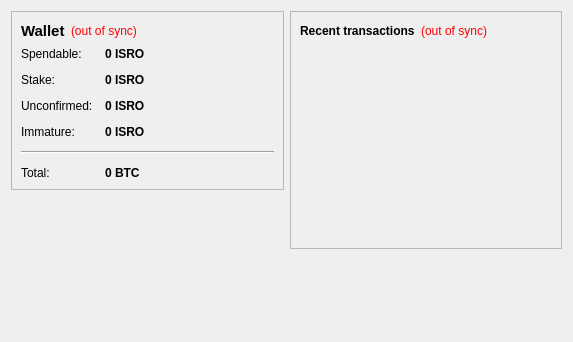
<?xml version="1.0" encoding="UTF-8"?>
<ui version="4.0">
 <class>OverviewPage</class>
 <widget class="QWidget" name="OverviewPage">
  <property name="geometry">
   <rect>
    <x>0</x>
    <y>0</y>
    <width>573</width>
    <height>342</height>
   </rect>
  </property>
  <property name="windowTitle">
   <string>Form</string>
  </property>
  <layout class="QHBoxLayout" name="horizontalLayout" stretch="1,1">
   <item>
    <layout class="QVBoxLayout" name="verticalLayout_2">
     <item>
      <widget class="QFrame" name="frame">
       <property name="frameShape">
        <enum>QFrame::StyledPanel</enum>
       </property>
       <property name="frameShadow">
        <enum>QFrame::Raised</enum>
       </property>
       <layout class="QVBoxLayout" name="verticalLayout_4">
        <item>
         <layout class="QHBoxLayout" name="horizontalLayout_4">
          <item>
           <widget class="QLabel" name="label_5">
            <property name="font">
             <font>
              <pointsize>11</pointsize>
              <weight>75</weight>
              <bold>true</bold>
             </font>
            </property>
            <property name="text">
             <string>Wallet</string>
            </property>
           </widget>
          </item>
          <item>
           <widget class="QLabel" name="labelWalletStatus">
            <property name="toolTip">
             <string>The displayed information may be out of date. Your wallet automatically synchronizes with the Isroil network after a connection is established, but this process has not completed yet.</string>
            </property>
            <property name="styleSheet">
             <string notr="true">QLabel { color: red; }</string>
            </property>
            <property name="text">
             <string notr="true">(out of sync)</string>
            </property>
            <property name="alignment">
             <set>Qt::AlignLeading|Qt::AlignLeft|Qt::AlignVCenter</set>
            </property>
           </widget>
          </item>
          <item>
           <spacer name="horizontalSpacer_2">
            <property name="orientation">
             <enum>Qt::Horizontal</enum>
            </property>
            <property name="sizeHint" stdset="0">
             <size>
              <width>40</width>
              <height>20</height>
             </size>
            </property>
           </spacer>
          </item>
         </layout>
        </item>
        <item>
         <layout class="QFormLayout" name="formLayout_2">
          <property name="fieldGrowthPolicy">
           <enum>QFormLayout::AllNonFixedFieldsGrow</enum>
          </property>
          <property name="horizontalSpacing">
           <number>12</number>
          </property>
          <property name="verticalSpacing">
           <number>12</number>
          </property>
          <item row="0" column="0">
           <widget class="QLabel" name="label">
            <property name="text">
             <string>Spendable:</string>
            </property>
           </widget>
          </item>
          <item row="0" column="1">
           <widget class="QLabel" name="labelBalance">
            <property name="font">
             <font>
              <weight>75</weight>
              <bold>true</bold>
             </font>
            </property>
            <property name="cursor">
             <cursorShape>IBeamCursor</cursorShape>
            </property>
            <property name="toolTip">
             <string>Your current spendable balance</string>
            </property>
            <property name="text">
             <string notr="true">0 ISRO</string>
            </property>
            <property name="textInteractionFlags">
             <set>Qt::LinksAccessibleByMouse|Qt::TextSelectableByKeyboard|Qt::TextSelectableByMouse</set>
            </property>
           </widget>
          </item>
          <item row="1" column="0">
           <widget class="QLabel" name="label_6">
            <property name="text">
             <string>Stake:</string>
            </property>
           </widget>
          </item>
          <item row="1" column="1">
           <widget class="QLabel" name="labelStake">
            <property name="font">
             <font>
              <weight>75</weight>
              <bold>true</bold>
             </font>
            </property>
            <property name="cursor">
             <cursorShape>IBeamCursor</cursorShape>
            </property>
            <property name="toolTip">
             <string>Total of coins that was staked, and do not yet count toward the current balance</string>
            </property>
            <property name="text">
             <string notr="true">0 ISRO</string>
            </property>
            <property name="textInteractionFlags">
             <set>Qt::LinksAccessibleByMouse|Qt::TextSelectableByKeyboard|Qt::TextSelectableByMouse</set>
            </property>
           </widget>
          </item>
          <item row="2" column="0">
           <widget class="QLabel" name="label_3">
            <property name="text">
             <string>Unconfirmed:</string>
            </property>
           </widget>
          </item>
          <item row="2" column="1">
           <widget class="QLabel" name="labelUnconfirmed">
            <property name="font">
             <font>
              <weight>75</weight>
              <bold>true</bold>
             </font>
            </property>
            <property name="cursor">
             <cursorShape>IBeamCursor</cursorShape>
            </property>
            <property name="toolTip">
             <string>Total of transactions that have yet to be confirmed, and do not yet count toward the current balance</string>
            </property>
            <property name="text">
             <string notr="true">0 ISRO</string>
            </property>
            <property name="textInteractionFlags">
             <set>Qt::LinksAccessibleByMouse|Qt::TextSelectableByKeyboard|Qt::TextSelectableByMouse</set>
            </property>
           </widget>
          </item>
          <item row="3" column="0">
           <widget class="QLabel" name="labelImmatureText">
            <property name="text">
             <string>Immature:</string>
            </property>
           </widget>
          </item>
          <item row="3" column="1">
           <widget class="QLabel" name="labelImmature">
            <property name="font">
             <font>
              <weight>75</weight>
              <bold>true</bold>
             </font>
            </property>
            <property name="toolTip">
             <string>Mined balance that has not yet matured</string>
            </property>
            <property name="text">
             <string notr="true">0 ISRO</string>
            </property>
            <property name="textInteractionFlags">
             <set>Qt::LinksAccessibleByMouse|Qt::TextSelectableByKeyboard|Qt::TextSelectableByMouse</set>
            </property>
           </widget>
          </item>
          <item row="4" column="0" colspan="2">
           <widget class="Line" name="line">
            <property name="orientation">
             <enum>Qt::Horizontal</enum>
            </property>
           </widget>
          </item>
          <item row="5" column="0">
           <widget class="QLabel" name="labelTotalText">
            <property name="text">
             <string>Total:</string>
            </property>
           </widget>
          </item>
          <item row="5" column="1">
           <widget class="QLabel" name="labelTotal">
            <property name="font">
             <font>
              <weight>75</weight>
              <bold>true</bold>
             </font>
            </property>
            <property name="cursor">
             <cursorShape>IBeamCursor</cursorShape>
            </property>
            <property name="toolTip">
             <string>Your current total balance</string>
            </property>
            <property name="text">
             <string notr="true">0 BTC</string>
            </property>
            <property name="textInteractionFlags">
             <set>Qt::LinksAccessibleByMouse|Qt::TextSelectableByKeyboard|Qt::TextSelectableByMouse</set>
            </property>
           </widget>
          </item>
         </layout>
        </item>
       </layout>
      </widget>
     </item>
     <item>
      <spacer name="verticalSpacer">
       <property name="orientation">
        <enum>Qt::Vertical</enum>
       </property>
       <property name="sizeHint" stdset="0">
        <size>
         <width>20</width>
         <height>40</height>
        </size>
       </property>
      </spacer>
     </item>
    </layout>
   </item>
   <item>
    <layout class="QVBoxLayout" name="verticalLayout_3">
     <item>
      <widget class="QFrame" name="frame_2">
       <property name="frameShape">
        <enum>QFrame::StyledPanel</enum>
       </property>
       <property name="frameShadow">
        <enum>QFrame::Raised</enum>
       </property>
       <layout class="QVBoxLayout" name="verticalLayout">
        <item>
         <layout class="QHBoxLayout" name="horizontalLayout_2">
          <item>
           <widget class="QLabel" name="label_4">
            <property name="text">
             <string>&lt;b&gt;Recent transactions&lt;/b&gt;</string>
            </property>
           </widget>
          </item>
          <item>
           <widget class="QLabel" name="labelTransactionsStatus">
            <property name="toolTip">
             <string>The displayed information may be out of date. Your wallet automatically synchronizes with the Isroil network after a connection is established, but this process has not completed yet.</string>
            </property>
            <property name="styleSheet">
             <string notr="true">QLabel { color: red; }</string>
            </property>
            <property name="text">
             <string notr="true">(out of sync)</string>
            </property>
            <property name="alignment">
             <set>Qt::AlignRight|Qt::AlignTrailing|Qt::AlignVCenter</set>
            </property>
           </widget>
          </item>
          <item>
           <spacer name="horizontalSpacer">
            <property name="orientation">
             <enum>Qt::Horizontal</enum>
            </property>
            <property name="sizeHint" stdset="0">
             <size>
              <width>40</width>
              <height>20</height>
             </size>
            </property>
           </spacer>
          </item>
         </layout>
        </item>
        <item>
         <widget class="QListView" name="listTransactions">
          <property name="styleSheet">
           <string notr="true">QListView { background: transparent; }</string>
          </property>
          <property name="frameShape">
           <enum>QFrame::NoFrame</enum>
          </property>
          <property name="verticalScrollBarPolicy">
           <enum>Qt::ScrollBarAlwaysOff</enum>
          </property>
          <property name="horizontalScrollBarPolicy">
           <enum>Qt::ScrollBarAlwaysOff</enum>
          </property>
          <property name="selectionMode">
           <enum>QAbstractItemView::NoSelection</enum>
          </property>
         </widget>
        </item>
       </layout>
      </widget>
     </item>
     <item>
      <spacer name="verticalSpacer_2">
       <property name="orientation">
        <enum>Qt::Vertical</enum>
       </property>
       <property name="sizeHint" stdset="0">
        <size>
         <width>20</width>
         <height>40</height>
        </size>
       </property>
      </spacer>
     </item>
    </layout>
   </item>
  </layout>
 </widget>
 <resources/>
 <connections/>
</ui>
